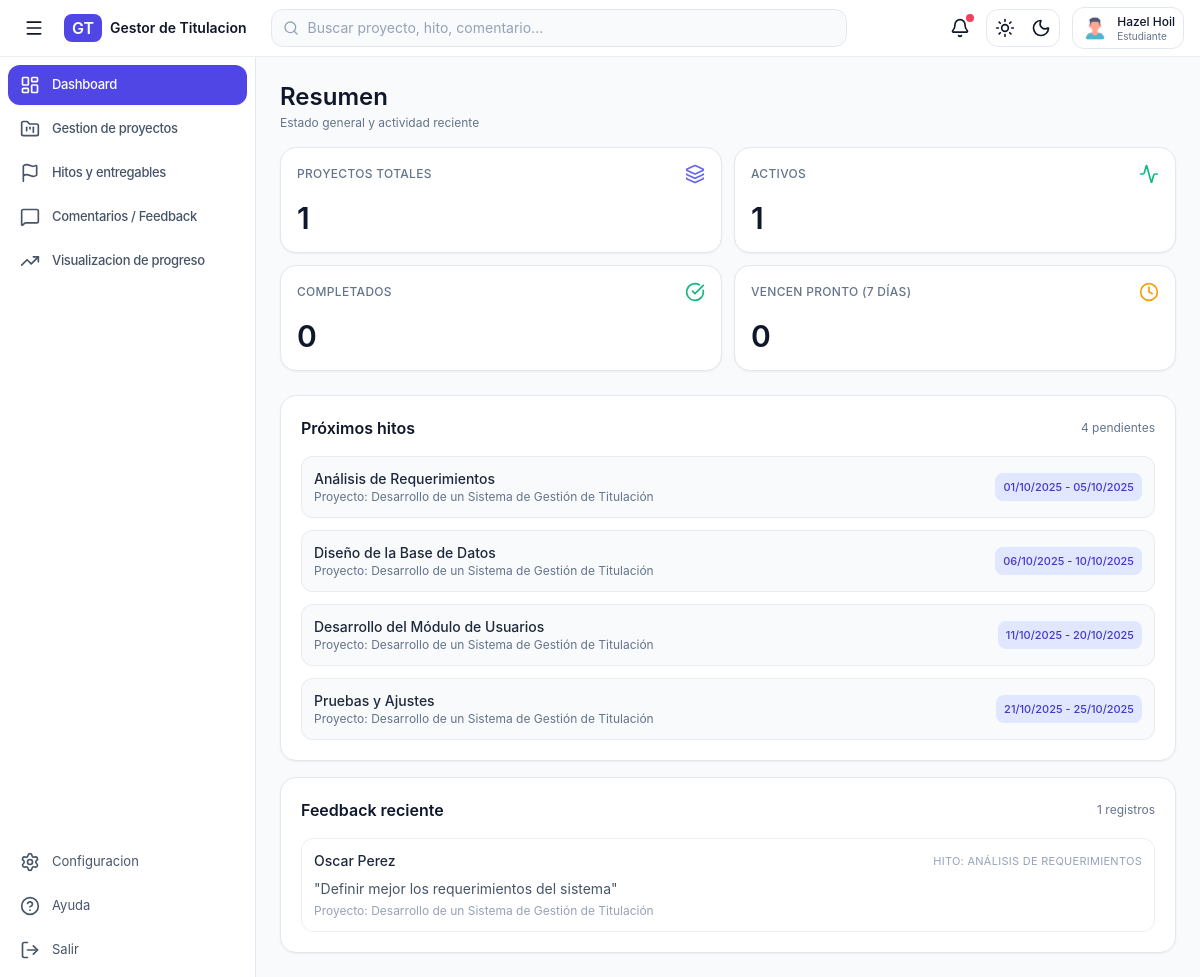
/dashboard (signed in), run on the app's committed database.
### tables this page shows
CREATE TABLE milestones (
    id INTEGER PRIMARY KEY AUTOINCREMENT,
    project_id INTEGER NOT NULL,
    title TEXT NOT NULL,
    description TEXT NULL,
    due_date TEXT NULL,
    status TEXT NOT NULL DEFAULT 'pendiente',
    position INTEGER NULL,
    created_at TEXT NOT NULL,
    updated_at TEXT NOT NULL, start_date TEXT NULL, end_date TEXT NULL,
    FOREIGN KEY(project_id) REFERENCES projects(id) ON DELETE CASCADE
);

CREATE TABLE projects (
    id INTEGER PRIMARY KEY AUTOINCREMENT,
    title TEXT NOT NULL,
    description TEXT NULL,
    student_id INTEGER NOT NULL,
    director_id INTEGER NOT NULL,
    status TEXT NOT NULL DEFAULT 'planificado',
    due_date TEXT NULL,
    created_at TEXT NOT NULL,
    updated_at TEXT NOT NULL, start_date TEXT NULL, end_date TEXT NULL,
    FOREIGN KEY(student_id) REFERENCES users(id) ON DELETE CASCADE,
    FOREIGN KEY(director_id) REFERENCES users(id) ON DELETE CASCADE
);

CREATE TABLE feedback (
    id INTEGER PRIMARY KEY AUTOINCREMENT,
    milestone_id INTEGER NOT NULL,
    author_id INTEGER NOT NULL,
    recipient_id INTEGER NULL,
    content TEXT NOT NULL,
    created_at TEXT NOT NULL,
    FOREIGN KEY(milestone_id) REFERENCES milestones(id) ON DELETE CASCADE,
    FOREIGN KEY(author_id) REFERENCES users(id) ON DELETE CASCADE,
    FOREIGN KEY(recipient_id) REFERENCES users(id) ON DELETE SET NULL
);

CREATE TABLE users (
    id INTEGER PRIMARY KEY AUTOINCREMENT,
    full_name TEXT NOT NULL,
    email TEXT NOT NULL UNIQUE,
    password TEXT NOT NULL,
    role TEXT NOT NULL,
    matricula TEXT NULL,
    department TEXT NULL,
    created_at TEXT NOT NULL,
    updated_at TEXT NOT NULL
, avatar_path TEXT NULL);

### app/Views/dashboard/components/sections/dashboard-overview.php (shortened to what the rows shown need)
<?php
$isDashboardActive = ($activeTab ?? 'dashboard') === 'dashboard';
?>
<section id="section-dashboard" data-section="dashboard" class="space-y-6<?= $isDashboardActive ? '' : ' hidden'; ?>">
  <div class="grid grid-cols-1 gap-4 xl:grid-cols-2">
    <article class="rounded-2xl border border-slate-200 bg-white p-5 shadow-sm dark:border-slate-800 dark:bg-slate-900">
      <div class="flex items-center justify-between">
        <h2 class="text-base font-semibold">Próximos hitos</h2>
      </div>
      <div class="mt-4 space-y-3">
        <?php if ($upcomingMilestones === []): ?>
          <p class="text-sm text-slate-500">Sin hitos programados en los próximos días.</p>
        <?php else: ?>
          <?php foreach ($upcomingMilestones as $item): ?>
            <div class="rounded-xl border border-slate-200/70 bg-slate-50 px-3 py-3 text-sm dark:border-slate-800 dark:bg-slate-900">
              <div class="flex items-center justify-between gap-3">
                <div>
                  <p class="font-medium text-slate-800 dark:text-slate-100"><?= e($item['title']); ?></p>
                  <p class="text-xs text-slate-500">Proyecto: <?= e($item['project_title']); ?></p>
                </div>
                <span class="rounded-lg bg-indigo-100 px-2 py-1 text-[11px] font-medium text-indigo-700 dark:bg-indigo-900/50 dark:text-indigo-200">
                  <?= e(format_dashboard_period($item['start_date'] ?? null, $item['end_date'] ?? ($item['due_date'] ?? null))); ?>
                </span>
              </div>
            </div>
          <?php endforeach; ?>
        <?php endif; ?>
      </div>
    </article>
    <article class="rounded-2xl border border-slate-200 bg-white p-5 shadow-sm dark:border-slate-800 dark:bg-slate-900">
      <div class="flex items-center justify-between">
        <h2 class="text-base font-semibold">Feedback reciente</h2>
      </div>
      <div class="mt-4 space-y-3">
        <?php if ($recentFeedback === []): ?>
          <p class="text-sm text-slate-500">Aún no hay comentarios registrados.</p>
        <?php else: ?>
          <?php foreach ($recentFeedback as $comment): ?>
            <div class="rounded-xl border border-slate-200/70 px-3 py-3 text-sm dark:border-slate-800">
              <div class="flex items-center justify-between gap-2">
                <p class="font-medium text-slate-800 dark:text-slate-100">
                  <?= e($comment['author_name']); ?>
                </p>
                <span class="text-[11px] uppercase tracking-wide text-slate-400">Hito: <?= e($comment['milestone_title']); ?></span>
              </div>
              <p class="mt-2 text-slate-600 dark:text-slate-300">"<?= e($comment['content']); ?>"</p>
              <p class="mt-1 text-xs text-slate-400">Proyecto: <?= e($comment['project_title']); ?></p>
            </div>
          <?php endforeach; ?>
        <?php endif; ?>
      </div>
    </article>
  </div>
</section>

### data on the page
milestones: title "Análisis de Requerimientos", project.title "Desarrollo de un Sistema de Gestión de Titulación", start_date+end_date "01/10/2025 - 05/10/2025"
milestones: title "Diseño de la Base de Datos", project.title "Desarrollo de un Sistema de Gestión de Titulación", start_date+end_date "06/10/2025 - 10/10/2025"
milestones: title "Desarrollo del Módulo de Usuarios", project.title "Desarrollo de un Sistema de Gestión de Titulación", start_date+end_date "11/10/2025 - 20/10/2025"
milestones: title "Pruebas y Ajustes", project.title "Desarrollo de un Sistema de Gestión de Titulación", start_date+end_date "21/10/2025 - 25/10/2025"
feedback: author.full_name "Oscar Perez", milestone.title "ANÁLISIS DE REQUERIMIENTOS", content "Definir mejor los requerimientos del sistema", projects.title "Desarrollo de un Sistema de Gestión de Titulación"

### other printed values
$fullName "Hazel Hoil"
$role "Estudiante"
$item['label'] "Dashboard"
$item['label'] "Gestion de proyectos"
$item['label'] "Hitos y entregables"
$item['label'] "Comentarios / Feedback"
$item['label'] "Visualizacion de progreso"
$card['label'] "PROYECTOS TOTALES"
$card['value'] "1"
$card['label'] "ACTIVOS"
$card['label'] "COMPLETADOS"
$card['value'] "0"
$card['label'] "VENCEN PRONTO (7 DÍAS)"
count($upcomingMilestones) "4"
count($recentFeedback) "1"
